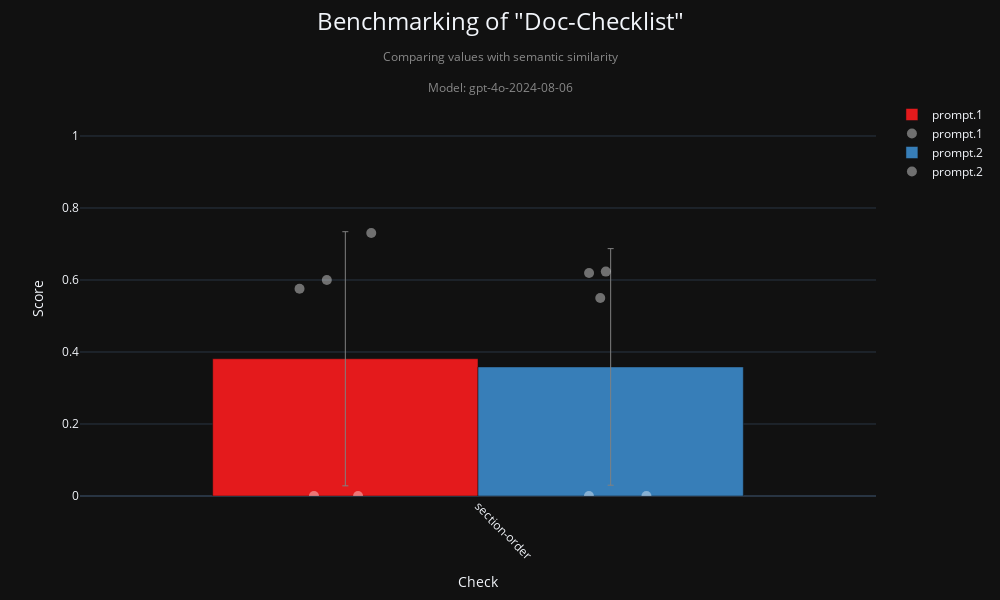

The code cell stored with this chart in its notebook:
### Code cell
fig, df = checklist_visualization(
    "doc-checklist",
    metric="semantic_similarity",
    model=MODEL,
    aggregation_level=0
)
fig.show()

### Figure 1 — Plotly figure (JSON) as saved in the notebook; plotly's stock layout.template omitted (floating-point values rounded to 4 significant figures)
{"data": [{"error_y": {"array": [0.353], "color": "grey", "thickness": 1, "type": "data", "visible": true, "width": 3}, "hoverinfo": "text", "hovertext": ["Check: section-order<br>Average Score: 0.575<br>Prompt: prompt.1<br>Num Points: 5", "Check: section-order<br>Average Score: 0.731<br>Prompt: prompt.1<br>Num Points: 5", "Check: section-order<br>Average Score: 0.000<br>Prompt: prompt.1<br>Num Points: 5", "Check: section-order<br>Average Score: 0.600<br>Prompt: prompt.1<br>Num Points: 5", "Check: section-order<br>Average Score: 0.000<br>Prompt: prompt.1<br>Num Points: 5"], "marker": {"color": "rgb(228,26,28)"}, "name": "prompt.1", "showlegend": true, "type": "bar", "width": 0.3333, "x": [-0.1667], "y": [0.3812]}, {"hovertext": ["10.1038_embor.2009.217", "EMBOJ-2024-119734R", "EMBOR-2025-61250V2", "EMM-2025-21341", "EMM-2025-21532"], "marker": {"color": "white", "line": {"color": "white", "width": 0}, "opacity": 0.4, "size": 10}, "mode": "markers", "name": "prompt.1", "showlegend": true, "type": "scatter", "x": [-0.2242, -0.1341, -0.1507, -0.1899, -0.2061], "y": [0.5755, 0.7306, 0.0, 0.6, 0.0]}, {"error_y": {"array": [0.3286], "color": "grey", "thickness": 1, "type": "data", "visible": true, "width": 3}, "hoverinfo": "text", "hovertext": ["Check: section-order<br>Average Score: 0.550<br>Prompt: prompt.2<br>Num Points: 5", "Check: section-order<br>Average Score: 0.623<br>Prompt: prompt.2<br>Num Points: 5", "Check: section-order<br>Average Score: 0.619<br>Prompt: prompt.2<br>Num Points: 5", "Check: section-order<br>Average Score: 0.000<br>Prompt: prompt.2<br>Num Points: 5", "Check: section-order<br>Average Score: 0.000<br>Prompt: prompt.2<br>Num Points: 5"], "marker": {"color": "rgb(55,126,184)"}, "name": "prompt.2", "showlegend": true, "type": "bar", "width": 0.3333, "x": [0.1667], "y": [0.3585]}, {"hovertext": ["10.1038_embor.2009.217", "EMBOJ-2024-119734R", "EMBOR-2025-61250V2", "EMM-2025-21341", "EMM-2025-21532"], "marker": {"color": "white", "line": {"color": "white", "width": 0}, "opacity": 0.4, "size": 10}, "mode": "markers", "name": "prompt.2", "showlegend": true, "type": "scatter", "x": [0.1536, 0.1606, 0.1395, 0.1394, 0.2116], "y": [0.55, 0.6233, 0.6194, 0.0, 0.0]}], "layout": {"barmode": "group", "height": 600, "title": {"font": {"size": 24}, "text": "Benchmarking of \"Doc-Checklist\"<br><span style=\"font-size: 0.5em; color: #888;\">Comparing values with semantic similarity</span><br><span style=\"font-size: 0.5em; color: #888;\">Model: gpt-4o-2024-08-06</span>", "x": 0.5, "y": 0.95}, "width": 1000, "xaxis": {"range": [-0.5, 0.5], "tickangle": 45, "ticktext": ["section-order"], "tickvals": [0], "title": {"text": "Check"}}, "yaxis": {"range": [0, 1.1], "title": {"text": "Score"}}}}
